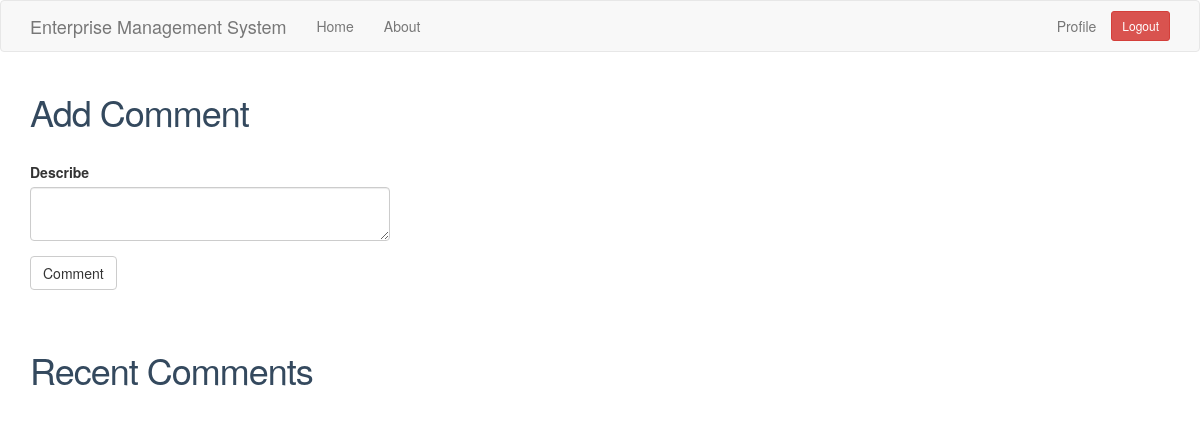
The app's page /add_comment/6 (signed in), older data.
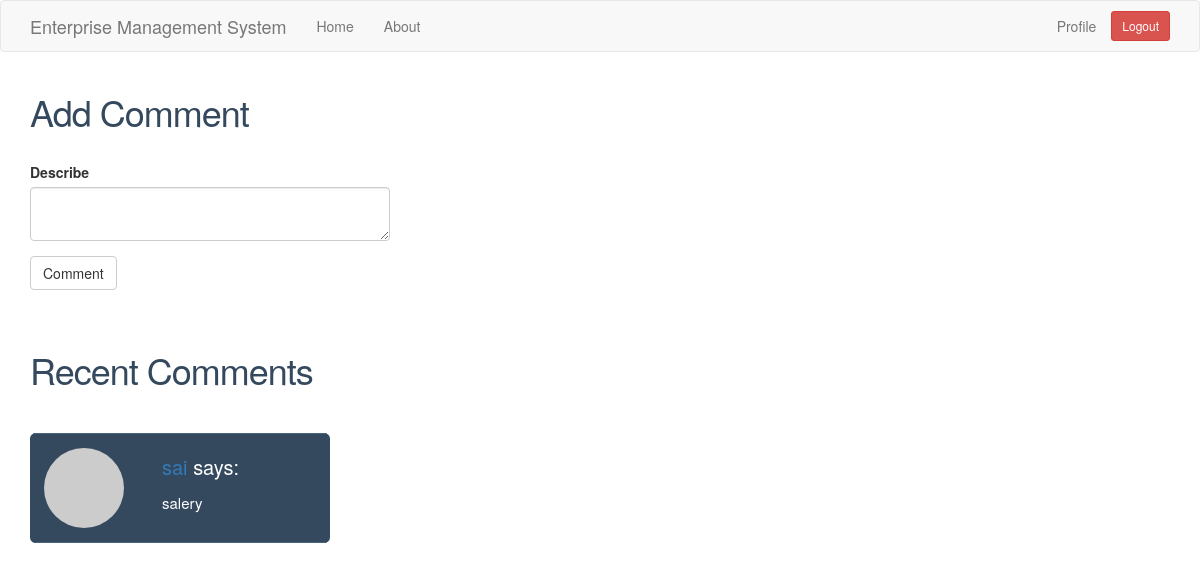
The same page, newer data.
### app/models.py (models this page shows, shortened)
class Comment(db.Model):
    id = db.Column(db.Integer,primary_key=True)
    comment = db.Column(db.String(64))
    trans_id = db.Column(db.Integer,db.ForeignKey('transaction.id'))
    user_id = db.Column(db.Integer,db.ForeignKey('user.id'))

class User(UserMixin,db.Model):
    id = db.Column(db.Integer,primary_key=True)
    username = db.Column(db.String(64), index=True,unique=True)
    email = db.Column(db.String(120),index=True,unique=True)
    password_hash = db.Column(db.String(128))
    job = db.Column(db.String(64))
    posts = db.relationship('Post',backref='author',lazy='dynamic')
    comment = db.relationship('Comment',backref='comment_by',lazy='dynamic')
    about_me = db.Column(db.String(140))
    last_seen = db.Column(db.DateTime, default=datetime.utcnow)
    def avatar(self, size):
        digest = md5(self.email.lower().encode('utf-8')).hexdigest()
        return 'https://www.gravatar.com/avatar/{}?d=identicon&s={}'.format(digest,size)

### app/routes.py (the view, shortened to what this page needs)
@app.route('/add_comment/<trans_id>',methods=['GET','POST'])
@login_required
def add_comment(trans_id):
    form = AddCommentForm()
    comm = Comment.query.filter_by(trans_id=trans_id)
    return render_template('add_comment.html',title='New Comment',form=form,comm=comm)

### app/forms.py
class AddCommentForm(FlaskForm):
    comment = TextAreaField('Describe', validators=[DataRequired(),Length(min=0,max=140)])
    submit = SubmitField('Comment')

### app/models.py (called while the page is built)
@login.user_loader
def load_user(id):
    return User.query.get(int(id))

### app/routes.py (called while the page is built)
@app.before_request
def before_request():
    if current_user.is_authenticated:
        current_user.last_seen = datetime.utcnow()
        db.session.commit()

### app/templates/add_comment.html (shortened to what this page needs)
{% extends "base.html" %}
{% import 'bootstrap/wtf.html' as wtf %}
{% block app_content %}
    <h1>Add Comment</h1>
    <br>
    <div class="row">
        <div class="col-md-4">
            {{ wtf.quick_form(form) }}
        </div>
    </div>
    <br>
    <br>
    <h1>Recent Comments</h1>
    <br>
    {% for c in comm %}
    <table class="rwd-table">
        <tr>
        	<td width="70px">
                <a href="{{ url_for('user', username=c.comment_by.username) }}">
                    <img src="{{ c.comment_by.avatar(70) }}" style="border-radius:60%;">
                </a>
            </td>
            <td>
                <p style="font-size: 20px;"><a href="{{ url_for('user', username=c.comment_by.username) }}" style="margin-left:10px;">
                    {{ c.comment_by.username }}
                </a>says:</p>
                <p style="margin-left: 10px; font-size:15px;">{{ c.comment }}</p>
            </td>
        </tr>
    </table>
    {% endfor %}
{% endblock %}

Row changes from the older to the newer data that the page shows:
added Comment: comment_by.username "sai", comment "salery"
